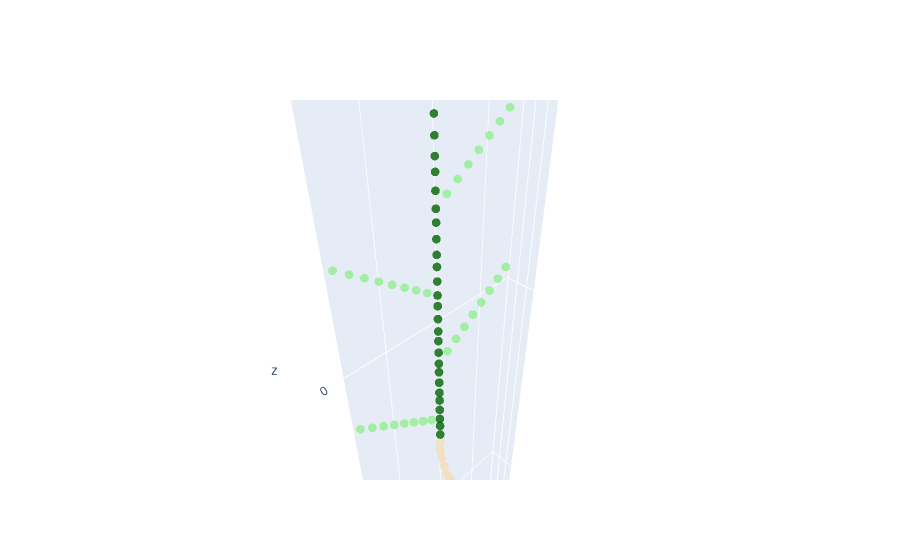
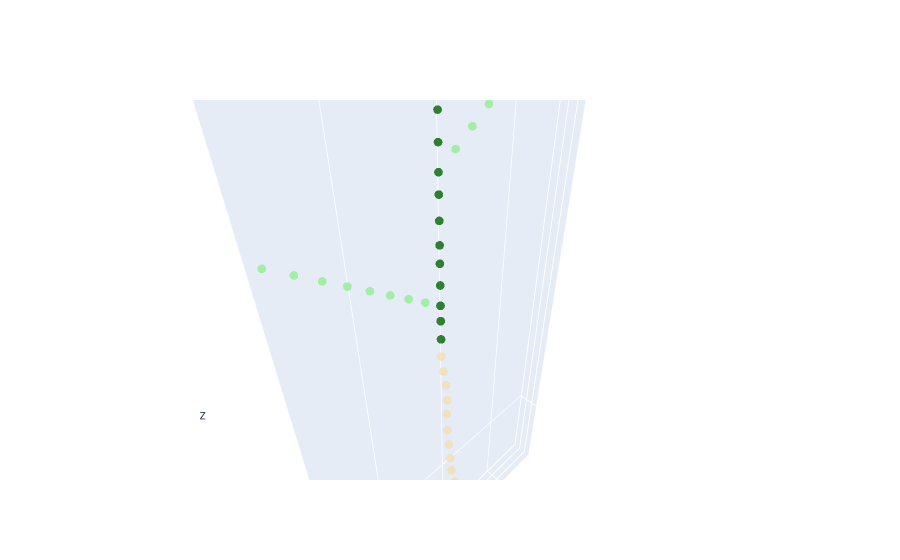

Write notebook code for charts like these, in order.
### Markdown cell above
## 6. Change the length of the Stem
### 6.1 lmax: the maximal length
Length is controled by six parameters, among them, the maximal length is controled by lmax. if we only change the lmax, the growth will only depends on the time. Lets see what will happend if we only change the lmax of the main stem:

### Code cell
def change_parameter(input_name, output_name, organ_name, subtype , parameter_name, value_type, value):   
    all_parameter = ET.parse("../../modelparameter/plant/{}.xml".format(input_name)) # read the parameter file from xml file
    plant_parameter = all_parameter.getroot() # get the first level of parameters
    original_lmax = plant_parameter.find("./organ[@type='{}'][@subType='{}']/parameter[@name='{}']".format(organ_name, subtype, parameter_name)).get('{}'.format(value_type)) # get function to read the value
    # The '10' in the following line is the value that need to be changed change the value
    plant_parameter.find("./organ[@type='{}'][@subType='{}']/parameter[@name='{}']".format(organ_name, subtype, parameter_name)).set('{}'.format(value_type),'{}'.format(value)) # set function to read the value
    current_lmax = plant_parameter.find("./organ[@type='{}'][@subType='{}']/parameter[@name='{}']".format(organ_name, subtype, parameter_name)).get('{}'.format(value_type)) # get function to read the value
    print('original {} of {} organ with subtype {} is {}, changed to {}'.format(parameter_name, organ_name, subtype ,original_lmax, current_lmax))
    all_parameter.write('../../modelparameter/plant/{}.xml'.format(output_name))
change_parameter('PMA2018_new', 'testXML', 'stem', '1', 'lmax', 'value','10')
name = 'testXML.xml'
smallplant = CPlantBox(name, time, name) # make a plant object in python
fig = visual_plant(smallplant)    
fig.show()
# Try to change the "10" to 5
change_parameter('PMA2018_new', 'testXML', 'stem', '1', 'lmax', 'value','5')
smallplant = CPlantBox(name, time, name) # make a plant object in python
fig = visual_plant(smallplant)    
fig.show()

### Figure 1 — Plotly figure (JSON) as saved in the notebook; plotly's stock layout.template omitted (floating-point values rounded to 4 significant figures)
{"data": [{"marker": {"color": [2, 2, 2, 2, 2, 2, 2, 2, 2, 2, 2, 2, 2, 3, 3, 3, 4, 4, 4, 4, 4, 4, 4, 4, 3, 3, 3, 3, 3, 3, 4, 4, 4, 4, 4, 4, 4, 4, 3, 3, 3, 3, 3, 3, 4, 4, 4, 4, 4, 4, 4, 4, 3, 3, 3, 3, 3, 3, 4, 4, 4, 4, 4, 4, 4, 4, 3, 3, 3, 3, 3, 3, 4, 4, 4, 4, 4, 4, 4, 4, 3, 3, 3, 3, 3, 3, 4, 4, 4, 4, 4, 4, 4, 4, 3, 3, 3, 3, 3, 3, 4, 4, 4, 4, 4, 4, 4, 4, 3, 3, 3], "colorscale": [[0, "wheat"], [0.5, "darkgreen"], [1, "lightgreen"]], "opacity": 0.8, "size": 3}, "mode": "markers", "name": "plant", "type": "scatter3d", "x": [0, 1.644e-05, -0.0002442, -0.0004193, -0.0006234, -0.001487, -0.002258, -0.002917, -0.003578, -0.004256, -0.005265, -0.006245, -0.007224, 0, 0, 0, 0.002023, 0.004045, 0.006068, 0.00809, 0.01011, 0.01214, 0.01416, 0.01618, 0, 0, 0, 0, 0, 0, -0.002023, -0.004045, -0.006068, -0.00809, -0.01011, -0.01214, -0.01416, -0.01618, 0, 0, 0, 0, 0, 0, 0.002023, 0.004045, 0.006068, 0.00809, 0.01011, 0.01214, 0.01416, 0.01618, 0, 0, 0, 0, 0, 0, -0.002023, -0.004045, -0.006068, -0.00809, -0.01011, -0.01214, -0.01416, -0.01618, 0, 0, 0, 0, 0, 0, 0.002023, 0.004045, 0.006068, 0.00809, 0.01011, 0.01214, 0.01416, 0.01618, 0, 0, 0, 0, 0, 0, -0.002023, -0.004045, -0.006068, -0.00809, -0.01011, -0.01214, -0.01416, -0.01618, 0, 0, 0, 0, 0, 0, 0.002023, 0.004045, 0.006068, 0.00809, 0.01011, 0.01214, 0.01416, 0.01618, 0, 0, 0], "y": [0, -3.592e-05, 5.594e-06, 0.0005659, 0.001013, 0.001219, 0.001593, 0.002328, 0.003138, 0.0037, 0.004332, 0.004837, 0.005342, 0, 0, 0, -2.477e-19, -4.954e-19, -7.431e-19, -9.908e-19, -1.238e-18, -1.486e-18, -1.734e-18, -1.982e-18, 0, 0, 0, 0, 0, 0, 4.954e-19, 9.908e-19, 1.486e-18, 1.982e-18, 2.477e-18, 2.972e-18, 3.468e-18, 3.963e-18, 0, 0, 0, 0, 0, 0, -7.431e-19, -1.486e-18, -2.229e-18, -2.972e-18, -3.715e-18, -4.458e-18, -5.201e-18, -5.945e-18, 0, 0, 0, 0, 0, 0, 9.908e-19, 1.982e-18, 2.972e-18, 3.963e-18, 4.954e-18, 5.945e-18, 6.935e-18, 7.926e-18, 0, 0, 0, 0, 0, 0, -1.238e-18, -2.477e-18, -3.715e-18, -4.954e-18, -6.192e-18, -7.431e-18, -8.669e-18, -9.908e-18, 0, 0, 0, 0, 0, 0, 1.486e-18, 2.972e-18, 4.458e-18, 5.945e-18, 7.431e-18, 8.917e-18, 1.04e-17, 1.189e-17, 0, 0, 0, 0, 0, 0, -1.734e-18, -3.468e-18, -5.201e-18, -6.935e-18, -8.669e-18, -1.04e-17, -1.214e-17, -1.387e-17, 0, 0, 0], "z": [-0.03, -0.0325, -0.03499, -0.03742, -0.03987, -0.0422, -0.04455, -0.04685, -0.04912, -0.05146, -0.05366, -0.0559, -0.05815, -0.0275, -0.025, -0.023, -0.02153, -0.02006, -0.01859, -0.01712, -0.01565, -0.01418, -0.01271, -0.01124, -0.0205, -0.018, -0.016, -0.0135, -0.011, -0.009, -0.007531, -0.006061, -0.004592, -0.003122, -0.001653, -0.0001832, 0.001286, 0.002756, -0.0065, -0.004, -0.002, 0.0005, 0.003, 0.005, 0.006469, 0.007939, 0.009408, 0.01088, 0.01235, 0.01382, 0.01529, 0.01676, 0.0075, 0.01, 0.012, 0.0145, 0.017, 0.019, 0.02047, 0.02194, 0.02341, 0.02488, 0.02635, 0.02782, 0.02929, 0.03076, 0.0215, 0.024, 0.026, 0.0285, 0.031, 0.033, 0.03447, 0.03594, 0.03741, 0.03888, 0.04035, 0.04182, 0.04329, 0.04476, 0.0355, 0.038, 0.04, 0.0425, 0.045, 0.047, 0.04847, 0.04994, 0.05141, 0.05288, 0.05435, 0.05582, 0.05729, 0.05876, 0.0495, 0.052, 0.054, 0.0565, 0.059, 0.061, 0.06247, 0.06394, 0.06541, 0.06688, 0.06835, 0.06982, 0.07129, 0.07276, 0.0635, 0.066, 0.068]}], "layout": {"autosize": true, "scene": {"aspectmode": "data", "aspectratio": {"x": 1.142, "y": 0.1897, "z": 4.618}, "domain": {"x": [0, 1], "y": [0, 1]}}}}

### Figure 2 — Plotly figure (JSON) as saved in the notebook; plotly's stock layout.template omitted (floating-point values rounded to 4 significant figures)
{"data": [{"marker": {"color": [2, 2, 2, 2, 2, 2, 2, 2, 2, 2, 2, 2, 2, 3, 3, 3, 4, 4, 4, 4, 4, 4, 4, 4, 3, 3, 3, 3, 3, 3, 4, 4, 4, 4, 4, 4, 4, 4, 3, 3, 3, 3, 3, 3, 4, 4, 4, 4, 4, 4, 4, 4, 3, 3, 3, 3, 3, 3], "colorscale": [[0, "wheat"], [0.5, "darkgreen"], [1, "lightgreen"]], "opacity": 0.8, "size": 3}, "mode": "markers", "name": "plant", "type": "scatter3d", "x": [0, -0.0002898, -0.0006433, -0.0007015, -0.0006185, -0.0002894, -0.0002388, -0.0001811, -0.0001779, -0.0004483, -0.0004593, -0.0005752, -0.0004965, 0, 0, 0, 0.002023, 0.004045, 0.006068, 0.00809, 0.01011, 0.01214, 0.01416, 0.01618, 0, 0, 0, 0, 0, 0, -0.002023, -0.004045, -0.006068, -0.00809, -0.01011, -0.01214, -0.01416, -0.01618, 0, 0, 0, 0, 0, 0, 0.002023, 0.004045, 0.006068, 0.00809, 0.01011, 0.01214, 0.01416, 0.01618, 0, 0, 0, 0, 0, 0], "y": [0, 1.938e-05, 8.105e-05, 0.000211, 0.0001521, 0.0005784, 0.0009184, 0.001256, 0.001447, 0.001839, 0.002049, 0.002332, 0.002754, 0, 0, 0, -2.477e-19, -4.954e-19, -7.431e-19, -9.908e-19, -1.238e-18, -1.486e-18, -1.734e-18, -1.982e-18, 0, 0, 0, 0, 0, 0, 4.954e-19, 9.908e-19, 1.486e-18, 1.982e-18, 2.477e-18, 2.972e-18, 3.468e-18, 3.963e-18, 0, 0, 0, 0, 0, 0, -7.431e-19, -1.486e-18, -2.229e-18, -2.972e-18, -3.715e-18, -4.458e-18, -5.201e-18, -5.945e-18, 0, 0, 0, 0, 0, 0], "z": [-0.03, -0.03248, -0.03496, -0.03745, -0.03995, -0.04239, -0.04487, -0.04734, -0.04984, -0.05229, -0.05478, -0.05726, -0.05973, -0.0275, -0.025, -0.023, -0.02153, -0.02006, -0.01859, -0.01712, -0.01565, -0.01418, -0.01271, -0.01124, -0.0205, -0.018, -0.016, -0.0135, -0.011, -0.009, -0.007531, -0.006061, -0.004592, -0.003122, -0.001653, -0.0001832, 0.001286, 0.002756, -0.0065, -0.004, -0.002, 0.0005, 0.003, 0.005, 0.006469, 0.007939, 0.009408, 0.01088, 0.01235, 0.01382, 0.01529, 0.01676, 0.0075, 0.01, 0.012, 0.0145, 0.017, 0.019]}], "layout": {"autosize": true, "scene": {"aspectmode": "data", "aspectratio": {"x": 1.69, "y": 0.1438, "z": 4.113}, "domain": {"x": [0, 1], "y": [0, 1]}}}}
